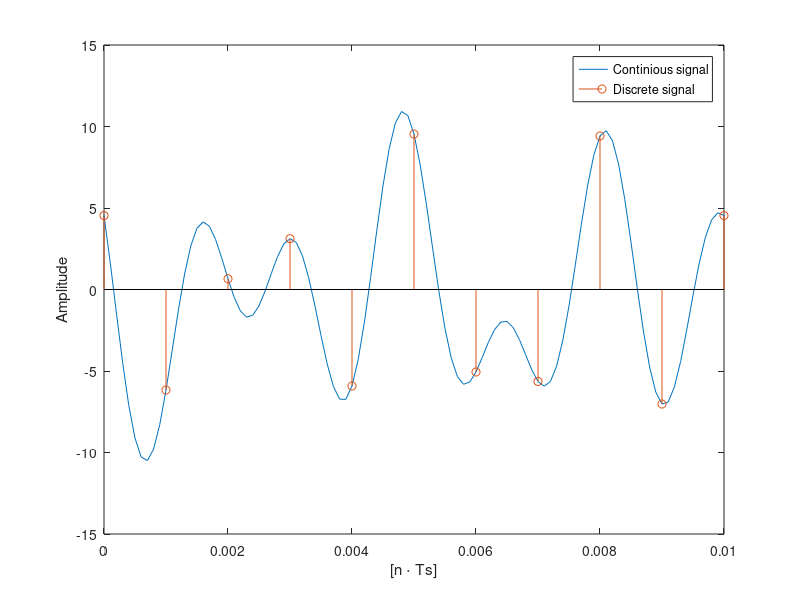

Write the MATLAB code that produced this figure.
fs= 1000;
Ts = 1/fs;
t = 0:0.0001:0.01;

%Pseudo Continious timedomain
x1 = 2*cos(2*pi*200*t+(pi/3));
x2 = 5*cos(2*pi*350*t+(pi/2));
x3 = 5*cos(2*pi*600*t+(pi/4));
xt = x1 + x2 + x3;

%Discrete timedomain
n = 0:10;
x1n= 2*cos(0.4*pi*n+(pi/3));
x2n= 5*cos(0.7*pi*n+(pi/2));
x3n= 5*cos(0.8*pi*n-(pi/4));
xn= x1n + x2n + x3n;
plot(t,xt);

xlabel('[n \cdot Ts]')
ylabel('Amplitude')
hold on,
stem(n*Ts,xn);

legend('Continious signal','Discrete signal')
